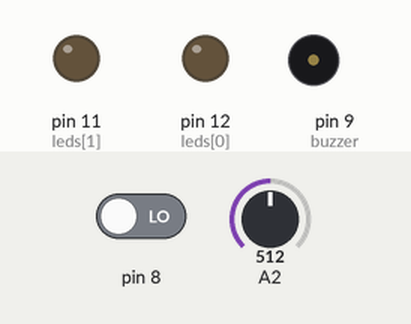
Recording of a sketch running on a simulated Arduino Uno, built with avr-gcc and run on an emulated ATmega328P. On the bench: output pins drawn as LEDs (lit = HIGH), buzzer (waves = sounding). Dashed ring = blinking. The inputs (shaded band) are chosen by the test bench; at power-on: pin 8 LOW, A2 = 512. Pins used as bus, display or sensor lines are not drawn; what the sketch prints to the serial monitor is not drawn.

Above: at 1.2 s.
1.3 s: pin 8 driven HIGH
At 1.9 s:
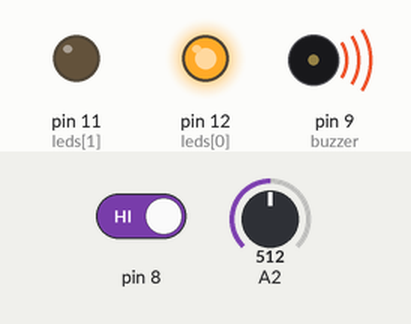
4.3 s: A2 set to 122
7.3 s: A2 set to 900
At 8.18 s:
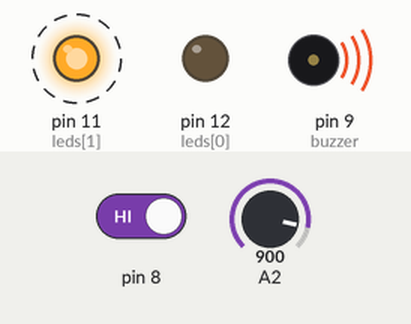
10.3 s: A2 set to 511
13.3 s: A2 set to 306
16.3 s: pin 8 driven LOW
At 17.8 s:
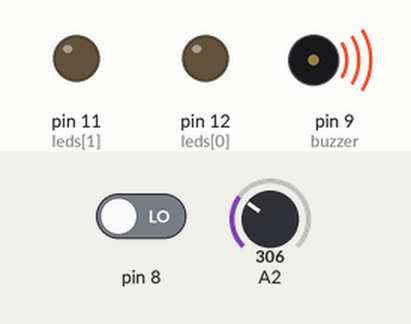
Timing chart, 0 to 20.3 s (numbered marks = the images above; inputs shaded):
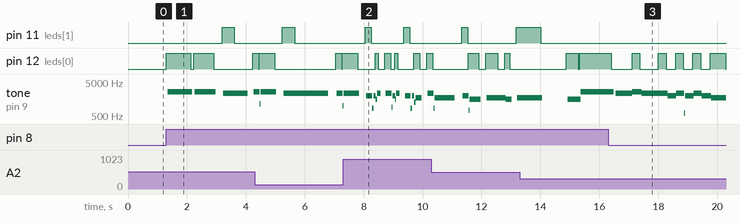

Measured:
- after the input at 1.3 s, pin 11 (leds[1]): LOW → HIGH after 1.9 s, → LOW 0.41 s later; pin 12 (leds[0]): goes HIGH 0.84 s, LOW 0.09 s, HIGH 0.69 s, LOW 1.3 s, then HIGH, starting at once; tone on pin 9 (buzzer): plays 2584 Hz for 0.84 s, 2584 Hz for 0.72 s, 2309 Hz for 0.84 s, 2584 Hz for 0.03 s, starting at once
- after the input at 7.3 s, pin 11 (leds[1]): LOW → HIGH after 2.1 s, → LOW 0.21 s later
- after the input at 16.3 s, pin 11 (leds[1]): stays LOW (without the input it goes to HIGH after 0.42 s)

The sketch:

MAIN.ino
```cpp
// Code generated by ArduinoML

// Buzz function definition
void buzz(int targetPin, long frequency, long length) {
  if (!frequency) {
    digitalWrite(targetPin, LOW);
    delay(length);
  }
  else {
   long delayValue = 1000000 / frequency / 2; // calculate the delay value between transitions
    // 1 second's worth of microseconds, divided by the frequency, then split in half since
    // there are two phases to each cycle
    long numCycles = frequency * length / 1000; // calculate the number of cycles for proper timing
    // multiply frequency, which is really cycles per second, by the number of seconds to
    // get the total number of cycles to produce
    for (long i = 0; i < numCycles; i++) { // for the calculated length of time…
        digitalWrite(targetPin, HIGH); // write the buzzer pin high to push out the diaphram
        delayMicroseconds(delayValue); // wait for the calculated delay value
        digitalWrite(targetPin, LOW); // write the buzzer pin low to pull back the diaphram
        delayMicroseconds(delayValue); // wait again or the calculated delay value
    }
  }
}

// BuzzAndLight function definition
void buzzAndLight(int buzzer, long frequency, long length, int leds[], int ledStates[], int nLeds, char matrix[], int matrixSize, int current) {
  for (int i = 0; i < nLeds; i++) {
    digitalWrite(leds[i], ledStates[i]);
  }
  Serial.write(" ");
  if (!frequency) {
    digitalWrite(buzzer, LOW);
    delay(length);
  }
  else {
  	if (matrixSize > 0) {
		Serial.write(matrix[current]);
	}
   long delayValue = 1000000 / frequency / 2; // calculate the delay value between transitions
    // 1 second's worth of microseconds, divided by the frequency, then split in half since
    // there are two phases to each cycle
    long numCycles = frequency * length / 1000; // calculate the number of cycles for proper timing
    // multiply frequency, which is really cycles per second, by the number of seconds to
    // get the total number of cycles to produce
    for (long i = 0; i < numCycles; i++) { // for the calculated length of time…
        digitalWrite(buzzer, HIGH); // write the buzzer pin high to push out the diaphram
        delayMicroseconds(delayValue); // wait for the calculated delay value
        digitalWrite(buzzer, LOW); // write the buzzer pin low to pull back the diaphram
        delayMicroseconds(delayValue); // wait again or the calculated delay value
    }
  }
  for (int i = 0; i < nLeds; i++) {
    digitalWrite(leds[i], LOW);
  }

}
// Structural concepts
void setup() {
    pinMode(9, OUTPUT);
    pinMode(12, OUTPUT);
    pinMode(11, OUTPUT);
    pinMode(8, INPUT);
    pinMode(2, INPUT);
}

// Behavioral concepts
long time = 0; long debounce = 200;

void state_off() {
    digitalWrite(9, LOW);
    digitalWrite(12, LOW);
    boolean guard = millis() - time > debounce;
    if ((digitalRead(8) == HIGH ) && guard ) {
        time = millis(); state_on();
    }
    else { state_off(); }
}

void state_on() {
    digitalWrite(9, LOW);
    digitalWrite(12, HIGH);
    int tempo = 132; // refactor
    // Here comes the music \o/
    static int buzzer = 9;
    static int melody[] = { 2637,2349,2637,2349,2349,1976,2349,1976,2349,1976,1760,1760,1568,1760,1568,0, };
    static int rythm[] = { 2,4,8,4,8,8,8,8,8,8,4,2,4,8,8,4, };
    static int size = 16;
    static int current = 0;
    // Here comes the light
    static int leds[] = { 12,11, };
    static int nLeds = 2;
    static int ledStates[] = { HIGH,LOW,HIGH,LOW,HIGH,LOW,HIGH,LOW,HIGH,LOW,HIGH,LOW,HIGH,LOW,HIGH,LOW,LOW,HIGH,LOW,HIGH,LOW,HIGH,LOW,HIGH,LOW,HIGH,LOW,HIGH,LOW,HIGH,LOW,LOW, };
    static int currentLedStates[] = { HIGH,LOW, };
    static char matrix[] = { 'Y','M','C','A',' ','D','E','R','P',' ',' ','Y','M','C','A','!', };
    static int matrixSize = 16
;

    //Serial.println(current);
    // to calculate the note duration, take one second
    // divided by the note type.
    //e.g. quarter note = 1000 / 4, eighth note = 1000/8, etc.
    int totalDuration = 240000 / tempo / rythm[current];
    int noteDuration = totalDuration * 9 / 10;
    int delayDuration = totalDuration * 1 / 10;

    buzzAndLight(buzzer, melody[current], noteDuration, leds, currentLedStates, nLeds, matrix, matrixSize, current);
    delay(delayDuration);
    // updating iterators
    current = (current + 1) % size;
    for (int i = 0; i < nLeds; i++) {
        currentLedStates[i] = ledStates[current + size * i];    }
    boolean guard = millis() - time > debounce;
    if ((digitalRead(8) == HIGH ) && guard ) {
        time = millis(); state_mario();
    }
    else { state_on(); }
}

void state_mario() {
    digitalWrite(9, LOW);
    digitalWrite(12, HIGH);
    int tempo = 20 + analogRead(2)/(1023/280.0);
    // Here comes the music \o/
    static int buzzer = 9;
    static int melody[] = { 2637,2349,2637,2349,2349,1976,2349,1976,2349,1976,1760,1760,1568,1760,1568,0, };
    static int rythm[] = { 2,4,8,4,8,8,8,8,8,8,4,2,4,8,8,4, };
    static int size = 16;
    static int current = 0;
    // Here comes the light
    static int leds[] = { 12, };
    static int nLeds = 1;
    static int ledStates[] = { HIGH,LOW,HIGH,LOW,HIGH,LOW,HIGH,LOW,HIGH,LOW,HIGH,LOW,HIGH,LOW,HIGH,LOW, };
    static int currentLedStates[] = { HIGH, };
    static char matrix[] = { 'Y','M','C','A',' ','D','E','R','P',' ',' ','Y','M','C','A','!', };
    static int matrixSize = 16
;

    //Serial.println(current);
    // to calculate the note duration, take one second
    // divided by the note type.
    //e.g. quarter note = 1000 / 4, eighth note = 1000/8, etc.
    int totalDuration = 240000 / tempo / rythm[current];
    int noteDuration = totalDuration * 9 / 10;
    int delayDuration = totalDuration * 1 / 10;

    buzzAndLight(buzzer, melody[current], noteDuration, leds, currentLedStates, nLeds, matrix, matrixSize, current);
    delay(delayDuration);
    // updating iterators
    current = (current + 1) % size;
    for (int i = 0; i < nLeds; i++) {
        currentLedStates[i] = ledStates[current + size * i];    }
    boolean guard = millis() - time > debounce;
    if ((digitalRead(8) == HIGH ) && guard ) {
        time = millis(); state_off();
    }
    else { state_mario(); }
}


void loop() { Serial.begin(9600); state_off(); } // Entering initial state
```
